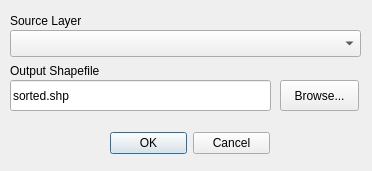
<?xml version="1.0" encoding="UTF-8"?>
<ui version="4.0">
 <class>mmqgis_delete_duplicate_form</class>
 <widget class="QDialog" name="mmqgis_delete_duplicate_form">
  <property name="windowModality">
   <enum>Qt::ApplicationModal</enum>
  </property>
  <property name="enabled">
   <bool>true</bool>
  </property>
  <property name="geometry">
   <rect>
    <x>0</x>
    <y>0</y>
    <width>372</width>
    <height>171</height>
   </rect>
  </property>
  <property name="mouseTracking">
   <bool>false</bool>
  </property>
  <property name="windowTitle">
   <string>Delete Duplicate Geometries</string>
  </property>
  <widget class="QDialogButtonBox" name="buttonBox">
   <property name="geometry">
    <rect>
     <x>110</x>
     <y>130</y>
     <width>160</width>
     <height>26</height>
    </rect>
   </property>
   <property name="orientation">
    <enum>Qt::Horizontal</enum>
   </property>
   <property name="standardButtons">
    <set>QDialogButtonBox::Cancel|QDialogButtonBox::Ok</set>
   </property>
  </widget>
  <widget class="QLabel" name="label">
   <property name="geometry">
    <rect>
     <x>10</x>
     <y>60</y>
     <width>261</width>
     <height>22</height>
    </rect>
   </property>
   <property name="text">
    <string>Output Shapefile</string>
   </property>
  </widget>
  <widget class="QLineEdit" name="filename">
   <property name="geometry">
    <rect>
     <x>10</x>
     <y>80</y>
     <width>261</width>
     <height>31</height>
    </rect>
   </property>
   <property name="text">
    <string>sorted.shp</string>
   </property>
   <property name="readOnly">
    <bool>false</bool>
   </property>
  </widget>
  <widget class="QPushButton" name="browse">
   <property name="geometry">
    <rect>
     <x>280</x>
     <y>80</y>
     <width>79</width>
     <height>31</height>
    </rect>
   </property>
   <property name="text">
    <string>Browse...</string>
   </property>
  </widget>
  <widget class="QComboBox" name="sourcelayer">
   <property name="geometry">
    <rect>
     <x>10</x>
     <y>30</y>
     <width>351</width>
     <height>27</height>
    </rect>
   </property>
  </widget>
  <widget class="QLabel" name="label_4">
   <property name="geometry">
    <rect>
     <x>10</x>
     <y>10</y>
     <width>121</width>
     <height>22</height>
    </rect>
   </property>
   <property name="text">
    <string>Source Layer</string>
   </property>
  </widget>
 </widget>
 <tabstops>
  <tabstop>sourcelayer</tabstop>
  <tabstop>filename</tabstop>
  <tabstop>browse</tabstop>
  <tabstop>buttonBox</tabstop>
 </tabstops>
 <resources/>
 <connections>
  <connection>
   <sender>buttonBox</sender>
   <signal>accepted()</signal>
   <receiver>mmqgis_delete_duplicate_form</receiver>
   <slot>accept()</slot>
   <hints>
    <hint type="sourcelabel">
     <x>248</x>
     <y>254</y>
    </hint>
    <hint type="destinationlabel">
     <x>157</x>
     <y>274</y>
    </hint>
   </hints>
  </connection>
  <connection>
   <sender>buttonBox</sender>
   <signal>rejected()</signal>
   <receiver>mmqgis_delete_duplicate_form</receiver>
   <slot>reject()</slot>
   <hints>
    <hint type="sourcelabel">
     <x>316</x>
     <y>260</y>
    </hint>
    <hint type="destinationlabel">
     <x>286</x>
     <y>274</y>
    </hint>
   </hints>
  </connection>
 </connections>
</ui>
